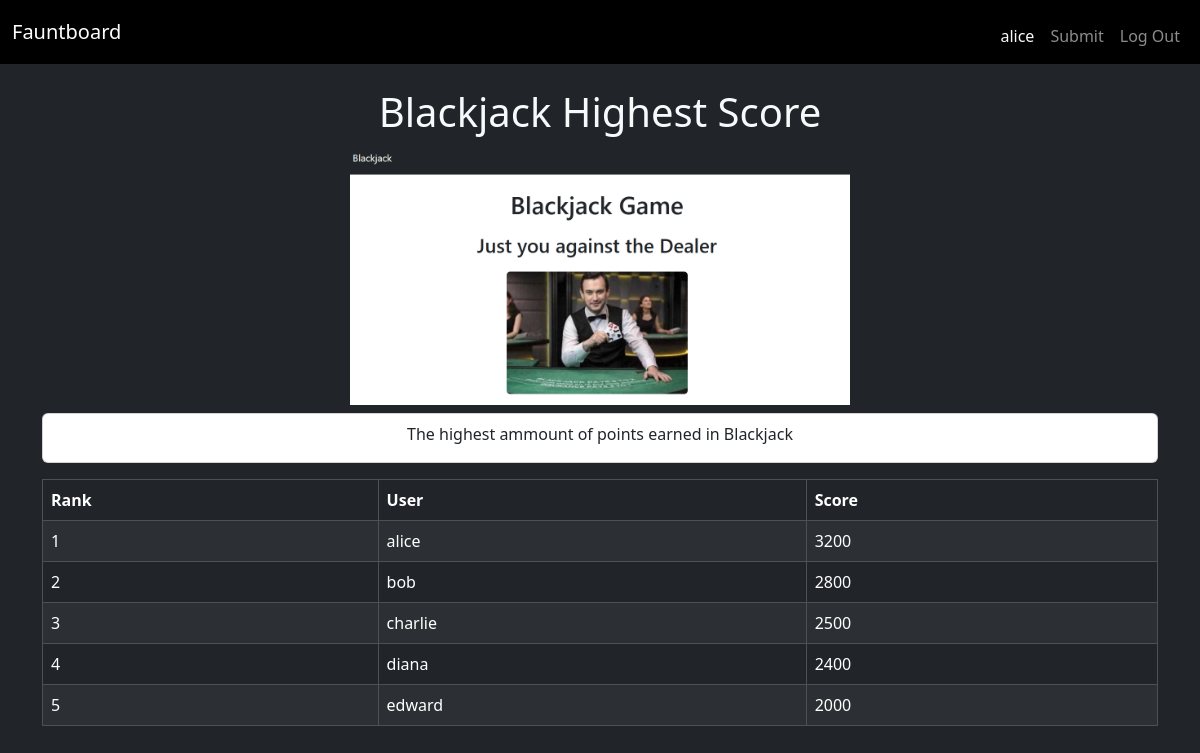
/leaderboard/1 (signed in), run on the app's committed database.
### tables this page shows
CREATE TABLE users (
    id INTEGER PRIMARY KEY,
    username TEXT UNIQUE NOT NULL,
    password TEXT NOT NULL,
    role TEXT);

CREATE TABLE "leaderboards" (
    id INTEGER PRIMARY KEY,
    name TEXT NOT NULL, description TEXT,
    image_path TEXT
, type TEXT NOT NULL);

CREATE TABLE "leaderboard_entries" (
    id INTEGER PRIMARY KEY,
    leaderboard_id INTEGER NOT NULL,
    user_id INTEGER NOT NULL, user TEXT NOT NULL REFERENCES users(username), type TEXT NOT NULL,
    score INTEGER NOT NULL,
    FOREIGN KEY (leaderboard_id) REFERENCES leaderboards(id),
    FOREIGN KEY (user_id) REFERENCES users(id)
);

### app.py (the view)
@app.route("/leaderboard/<int:leaderboard_id>")
def show_leaderboard(leaderboard_id):
    db = get_db()
    leaderboard = db.execute(
        "SELECT * FROM leaderboards WHERE id = ?", (leaderboard_id,)
    ).fetchone()
    entries = db.execute(
        "SELECT * FROM leaderboard_entries WHERE leaderboard_id = ? ORDER BY score DESC",
        (leaderboard_id,)
    ).fetchall()
    return render_template("leaderboard.html", leaderboard=leaderboard, entries=entries)

### app.py (called while the page is built)
def get_db():
    if "db" not in g:
        g.db = sqlite3.connect("database.db")
        g.db.row_factory = sqlite3.Row
    return g.db

@app.before_request
def load_user():
    g.user = None
    if "user_id" in session:
        db = get_db()
        g.user = db.execute(
            "SELECT * FROM users WHERE id = ?",
            (session["user_id"],)
        ).fetchone()

### templates/leaderboard.html
{% extends 'base.html' %}
{% block content %}
<div class="container mt-4 text-light">
  <h1 class="text-center">{{ leaderboard['name'] }}</h1>
  <div class="text-center mb-3">
    {% if leaderboard['image_path'] %}
      <img src="{{ leaderboard['image_path'] }}" alt="{{ leaderboard['name'] }}" style="max-width: 500px;">
    {% else %}
      <div class="p-5 text-center" style="background-color: #444;">
        <h4 class="m-0">{{ leaderboard['name'] }}</h4>
      </div>
    {% endif %}
    <div class="card mt-2 bg-white text-dark">
        <p class="mt-2">{{ leaderboard['description'] }}</p>
    </div>
  </div>
  <table class="table table-dark table-striped table-bordered">
    <thead>
      <tr>
        <th>Rank</th>
        <th>User</th>
        <th>{{ leaderboard['type']|capitalize }}</th>
      </tr>
    </thead>
    <tbody>
      {% for entry in entries %}
      <tr>
        <td>{{ loop.index }}</td>
        <td>{{ entry['user'] }}</td>
        <td>{{ entry['score'] }}</td>
      </tr>
      {% endfor %}
    </tbody>
  </table>
</div>
{% endblock %}

### templates/base.html (shortened to what this page needs)
<!doctype html>
<html lang="en">
<head>
  <link href="https://cdn.jsdelivr.net/npm/bootstrap@5.3.2/dist/css/bootstrap.min.css" rel="stylesheet">
</head>
<body class="bg-dark">
<nav class="navbar navbar-expand-lg navbar-dark bg-black mb-4">
<div class="container-fluid">
    <a class="navbar-brand" href="/">Fauntboard</a>
        <ul class="navbar-nav ms-auto d-flex flex-row">
      {% if g.user %}
        <li class="nav-item mx-3, mt-2">
          <span class="nav-link disabled text-light">{{ g.user['username'] }}</span>
        </li>
        {% if g.user and g.user['role'] == 'User' %}
        <li class="nav-item mx-3, mt-2">
          <a class="nav-link" href="{{ url_for('submit') }}">Submit</a>
        </li>
        {% endif %}
        <li class="nav-item mx-3, mt-2">
          <a class="nav-link" href="{{ url_for('logout') }}">Log Out</a>
        </li>
      {% endif %}
    </ul>
  </div>
</nav>
<section class="content">
  {% block content %}{% endblock %}
</section>
</body>
</html>

### data on the page
users: user.username "alice"
leaderboards: name "Blackjack Highest Score", image_path (picture), description "The highest ammount of points earned in Blackjack", type "Score"
leaderboard_entries: user "alice", score "3200"
leaderboard_entries: user "bob", score "2800"
leaderboard_entries: user "charlie", score "2500"
leaderboard_entries: user "diana", score "2400"
leaderboard_entries: user "edward", score "2000"
